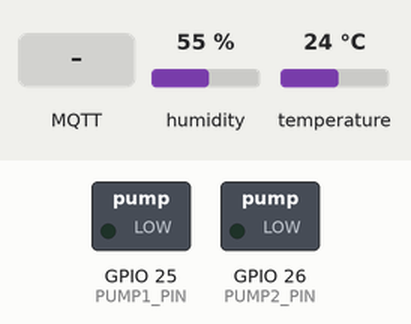
This sketch was run on a simulated ESP32. Parts: switched loads named in the sketch (green lamp = pin HIGH). The inputs (shaded band) are chosen by the test bench; at power-on: humidity 55 %, temperature 24 °C. WiFi joins after 1.5 s; servers stay silent unless stated; network time is answered at once with the bench clock; the local clock reads 2024-03-15 10:24:30 at power-on unless the sketch sets it; no MQTT or app messages arrive unless stated; what the sketch prints to the serial monitor is not drawn.

Above: at 2.7 s.
2.8 s: MQTT message "ON" arrives on the first subscribed topic
At 3.2 s:
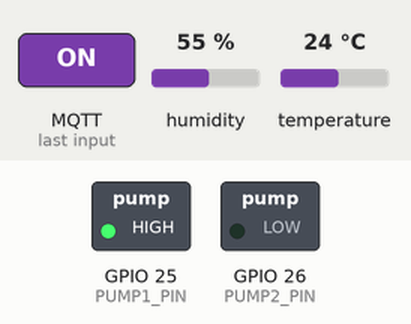
4.3 s: MQTT message "ON" arrives on the second subscribed topic
At 5.5 s:
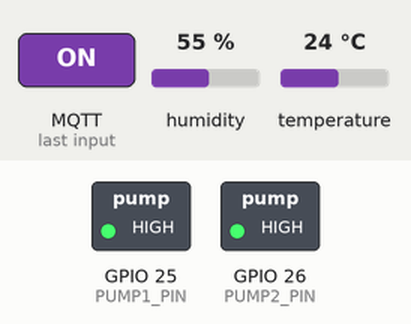
5.8 s: MQTT message "OFF" arrives on the first subscribed topic
At 6.8 s:
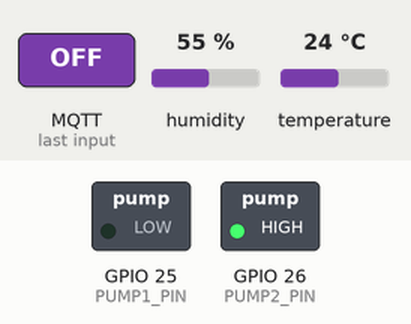
7.3 s: MQTT message "OFF" arrives on the second subscribed topic
At 8.0 s:
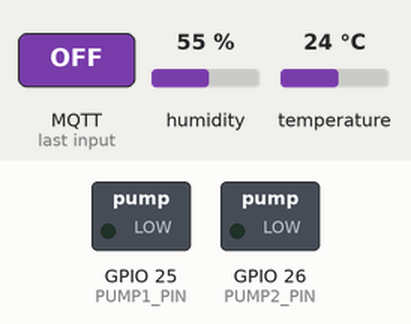
Timing chart, 0 to 10.3 s (numbered marks = the images above; inputs shaded):
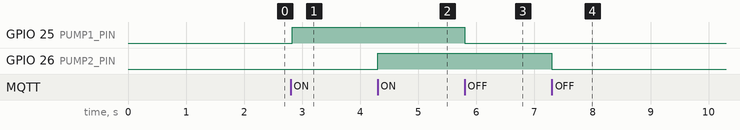

Measured:
- after the input at 2.8 s, GPIO 25 (PUMP1_PIN): LOW → HIGH at once
- after the input at 4.3 s, GPIO 26 (PUMP2_PIN): LOW → HIGH at once
- after the input at 5.8 s, GPIO 25 (PUMP1_PIN): HIGH → LOW at once
- after the input at 7.3 s, GPIO 26 (PUMP2_PIN): HIGH → LOW at once

The sketch:

Irriga_2p.ino
```cpp
//==============================================================================================
// Irriga_2p.ino (Irriga_2p.yaml)  - (Versione con valori on demand)
// Author: Setzi
// Date: 01-08-2025
// Description: Configurazione ESPHome per un sistema di irrigazione
//              con due pompe e sensori di umidità del suolo e
//              temperatura/umidità dell'aria.
//              Include funzionalità MQTT per comandi esterni.
//              Utilizza un DHT22 per la temperatura e umidità dell'aria,
//              e due sensori ADC per l'umidità del suolo.
//              Permette l'aggiornamento manuale dei dati sensoriali tramite un pulsante.
//              Configurazione per ESP32.
//              Utilizza un broker MQTT per la comunicazione.
//              Include la gestione della pompa per l'irrigazione.
//              Configurazione di rete con IP statico.
//              Include la gestione della connessione WiFi e API per il controllo remoto.
//              Utilizza la crittografia per la sicurezza della comunicazione.
//              Include la gestione della registrazione dei log.
//================================================================================================

#include <WiFi.h>
#include <PubSubClient.h>
#include "DHT.h"
#include <NTPClient.h>
#include <WiFiUdp.h>
#include <time.h>

// --- CONFIGURAZIONE RETE ---
const char* WIFI_SSID = "Dart-24G";
const char* WIFI_PASS = "SoloPerLaFamiglia";
const char* MQTT_BROKER = "192.168.1.103";
const int   MQTT_PORT = 1883;
const char* MQTT_CLIENT_ID = "irrigator2ps_arduino";

// --- CONFIGURAZIONE PIN ---
//Pin ALTO (HIGH / 5V) = Pompa ACCESA
//Pin BASSO (LOW / 0V) = Pompa SPENTA
#define PUMP1_PIN 25
#define PUMP2_PIN 26

#define DHT_PIN   27
#define CAP1_PIN  32
#define CAP2_PIN  35

// --- CONFIGURAZIONE TOPIC MQTT ---
const char* STATUS_TOPIC = "irrig-2p/status";
const char* TEMP_AIR_TOPIC = "irrig-2p/sensor/temperatura_aria/state";
const char* HUM_AIR_TOPIC = "irrig-2p/sensor/umidita_aria/state";
const char* SOIL1_RAW_TOPIC = "irrig-2p/sensor/umidita_terreno_1_raw/state";
const char* SOIL1_PERC_TOPIC = "irrig-2p/sensor/umidita_terreno_1/state";
const char* SOIL2_RAW_TOPIC = "irrig-2p/sensor/umidita_terreno_2_raw/state";
const char* SOIL2_PERC_TOPIC = "irrig-2p/sensor/umidita_terreno_2/state";
const char* PUMP1_STATE_TOPIC = "irrig-2p/switch/pompa_1/state";
const char* PUMP1_CMD_TOPIC = "irrig-2p/switch/pompa_1/command";
const char* PUMP2_STATE_TOPIC = "irrig-2p/switch/pompa_2/state";
const char* PUMP2_CMD_TOPIC = "irrig-2p/switch/pompa_2/command";
const char* REFRESH_CMD_TOPIC = "irrig-1p/button/updsensordata/command";
const char* LAST_REFRESH_TOPIC = "irrig-2p/sensor/last_refresh/state";
const char* PUMP1_LAST_ACTIVATION_TOPIC = "irrig-2p/switch/pompa_1/last_activation/state";
const char* PUMP2_LAST_ACTIVATION_TOPIC = "irrig-2p/switch/pompa_2/last_activation/state";

// <-- MODIFICA: Nuovi topic per la durata di attivazione
const char* PUMP1_LAST_DURATION_TOPIC = "irrig-2p/switch/pompa_1/last_duration/state";
const char* PUMP2_LAST_DURATION_TOPIC = "irrig-2p/switch/pompa_2/last_duration/state";

// --- CONFIGURAZIONE NTP ---
// L'offset viene impostato a 0. L'ESP32 lavorerà in UTC.
// La conversione nel fuso orario locale verrà gestita dal browser.
const long  NTP_OFFSET = 0;

// ===============================================================
// ==           DA PERSONALIZZARE: VALORI DI CALIBRAZIONE       ==
// ===============================================================
const float SOIL1_VOLT_ASCIUTTO = 3.0;
const float SOIL1_VOLT_BAGNATO  = 1.25;
const float SOIL2_VOLT_ASCIUTTO = 2.88;
const float SOIL2_VOLT_BAGNATO  = 1.25;

// --- OGGETTI E VARIABILI GLOBALI ---
WiFiClient espClient;
PubSubClient client(espClient);
#define DHT_TYPE DHT22
DHT dht(DHT_PIN, DHT_TYPE);
WiFiUDP ntpUDP;
NTPClient timeClient(ntpUDP, "pool.ntp.org", NTP_OFFSET);

// <-- MODIFICA: Variabili per memorizzare l'ora di avvio delle pompe
unsigned long pump1_startTime = 0;
unsigned long pump2_startTime = 0;

unsigned long previousMillis = 0;
const long interval = 10000;

void publishData();

float mapfloat(float x, float in_min, float in_max, float out_min, float out_max) {
  return (x - in_min) * (out_max - out_min) / (in_max - in_min) + out_min;
}

// <-- MODIFICA: Funzione per formattare la durata in un formato leggibile
String formatDuration(unsigned long seconds) {
    long minutes = seconds / 60;
    long remainingSeconds = seconds % 60;
    return String(minutes) + " min " + String(remainingSeconds) + " sec";
}

// <-- MODIFICA: Funzione aggiornata per inviare il timestamp Unix grezzo
void publishActivationTime(int pump_number) {
    timeClient.update();
    // 1. Ottieni il timestamp Unix (un numero che rappresenta i secondi dal 1970)
    unsigned long epochTime = timeClient.getEpochTime();

    // 2. Converti questo numero in una stringa
    char timestampString[12];
    sprintf(timestampString, "%lu", epochTime); // %lu è per unsigned long

    // 3. Pubblica la stringa numerica sul topic corretto
    if (pump_number == 1) {
        client.publish(PUMP1_LAST_ACTIVATION_TOPIC, timestampString, true);
        Serial.printf("Pompa 1: Pubblicato timestamp di attivazione: %s\n", timestampString);
    } else if (pump_number == 2) {
        client.publish(PUMP2_LAST_ACTIVATION_TOPIC, timestampString, true);
        Serial.printf("Pompa 2: Pubblicato timestamp di attivazione: %s\n", timestampString);
    }
}

void callback(char* topic, byte* payload, unsigned int length) {
  String message;
  for (int i = 0; i < length; i++) { message += (char)payload[i]; }

  Serial.print("Messaggio ricevuto sul topic: ");
  Serial.println(topic);

  timeClient.update(); // Aggiorniamo l'ora per averla pronta

  if (strcmp(topic, PUMP1_CMD_TOPIC) == 0) {
    if (message == "ON") {
      digitalWrite(PUMP1_PIN, HIGH);
      client.publish(PUMP1_STATE_TOPIC, "ON", true);
      publishActivationTime(1);
      // <-- MODIFICA: Avvia il cronometro per la pompa 1
      pump1_startTime = timeClient.getEpochTime();
    } else if (message == "OFF") {
      digitalWrite(PUMP1_PIN, LOW);
      client.publish(PUMP1_STATE_TOPIC, "OFF", true);
      // <-- MODIFICA: Ferma il cronometro, calcola e pubblica la durata
      if (pump1_startTime > 0) {
        unsigned long duration = timeClient.getEpochTime() - pump1_startTime;
        String formattedDuration = formatDuration(duration);
        client.publish(PUMP1_LAST_DURATION_TOPIC, formattedDuration.c_str(), true);
        Serial.printf("Pompa 1 disattivata. Durata attività: %s\n", formattedDuration.c_str());
        pump1_startTime = 0; // Resetta il timer
      }
    }
  }
  else if (strcmp(topic, PUMP2_CMD_TOPIC) == 0) {
    if (message == "ON") {
      digitalWrite(PUMP2_PIN, HIGH);
      client.publish(PUMP2_STATE_TOPIC, "ON", true);
      publishActivationTime(2);
      // <-- MODIFICA: Avvia il cronometro per la pompa 2
      pump2_startTime = timeClient.getEpochTime();
    } else if (message == "OFF") {
      digitalWrite(PUMP2_PIN, LOW);
      client.publish(PUMP2_STATE_TOPIC, "OFF", true);
      // <-- MODIFICA: Ferma il cronometro, calcola e pubblica la durata
      if (pump2_startTime > 0) {
        unsigned long duration = timeClient.getEpochTime() - pump2_startTime;
        String formattedDuration = formatDuration(duration);
        client.publish(PUMP2_LAST_DURATION_TOPIC, formattedDuration.c_str(), true);
        Serial.printf("Pompa 2 disattivata. Durata attività: %s\n", formattedDuration.c_str());
        pump2_startTime = 0; // Resetta il timer
      }
    }
  }
  else if (strcmp(topic, REFRESH_CMD_TOPIC) == 0) {
    Serial.println("Richiesta di aggiornamento manuale ricevuta! Forzo la pubblicazione dei dati...");
    publishData();
  }
}

// ... le altre funzioni (setup_wifi, reconnect, publishData, setup, loop) rimangono invariate ...
void setup_wifi() {
  delay(10);
  Serial.begin(115200);
  Serial.println();
  Serial.print("Connessione a: ");
  Serial.println(WIFI_SSID);
  WiFi.begin(WIFI_SSID, WIFI_PASS);
  while (WiFi.status() != WL_CONNECTED) {
    delay(500);
    Serial.print(".");
  }
  Serial.println("\nWiFi connesso!");
  Serial.print("Indirizzo IP: ");
  Serial.println(WiFi.localIP());
}

void reconnect() {
  while (!client.connected()) {
    Serial.print("Tentativo di connessione MQTT...");
    if (client.connect(MQTT_CLIENT_ID)) {
      Serial.println("connesso!");
      client.publish(STATUS_TOPIC, "online", true);
      client.subscribe(PUMP1_CMD_TOPIC);
      client.subscribe(PUMP2_CMD_TOPIC);
      client.subscribe(REFRESH_CMD_TOPIC);
    } else {
      Serial.print("fallito, rc=");
      Serial.print(client.state());
      Serial.println(" Riprovo tra 5 secondi");
      delay(5000);
    }
  }
}

void publishData() {
  Serial.println("--- Inizio pubblicazione dati sensori ---");

  timeClient.update();
  String formattedTime = timeClient.getFormattedTime();
  client.publish(LAST_REFRESH_TOPIC, formattedTime.c_str(), true);
  Serial.printf("Orario aggiornamento sensori: %s\n", formattedTime.c_str());

  float temp = dht.readTemperature();
  float hum = dht.readHumidity();
  if (!isnan(temp) && !isnan(hum)) {
    client.publish(TEMP_AIR_TOPIC, String(temp).c_str(), true);
    client.publish(HUM_AIR_TOPIC, String(hum).c_str(), true);
    Serial.printf("DHT22: %.1f°C, %.1f%%\n", temp, hum);
  }

  // Sensore 1
  float volt1 = (analogRead(CAP1_PIN) / 4095.0) * 3.3;
  float perc1 = mapfloat(volt1, SOIL1_VOLT_ASCIUTTO, SOIL1_VOLT_BAGNATO, 0.0, 100.0);
  perc1 = constrain(perc1, 0, 100);
  client.publish(SOIL1_RAW_TOPIC, String(volt1).c_str(), true);
  client.publish(SOIL1_PERC_TOPIC, String(perc1).c_str(), true);
  Serial.printf("Sensore 1: %.2fV -> %.1f%%\n", volt1, perc1);

  // Sensore 2
  float volt2 = (analogRead(CAP2_PIN) / 4095.0) * 3.3;
  float perc2 = mapfloat(volt2, SOIL2_VOLT_ASCIUTTO, SOIL2_VOLT_BAGNATO, 0.0, 100.0);
  perc2 = constrain(perc2, 0, 100);
  client.publish(SOIL2_RAW_TOPIC, String(volt2).c_str(), true);
  client.publish(SOIL2_PERC_TOPIC, String(perc2).c_str(), true);
  Serial.printf("Sensore 2: %.2fV -> %.1f%%\n", volt2, perc2);

  Serial.println("--- Fine pubblicazione dati sensori ---");
}

void setup() {
  pinMode(PUMP1_PIN, OUTPUT);
  pinMode(PUMP2_PIN, OUTPUT);
  digitalWrite(PUMP1_PIN, LOW);
  digitalWrite(PUMP2_PIN, LOW);

  analogSetAttenuation(ADC_11db);
  dht.begin();

  setup_wifi();

  timeClient.begin();

  client.setServer(MQTT_BROKER, MQTT_PORT);
  client.setCallback(callback);
}

void loop() {
  if (!client.connected()) {
    reconnect();
  }
  client.loop();

  unsigned long currentMillis = millis();
  if (currentMillis - previousMillis >= interval) {
    previousMillis = currentMillis;
    publishData();
  }
}
```
